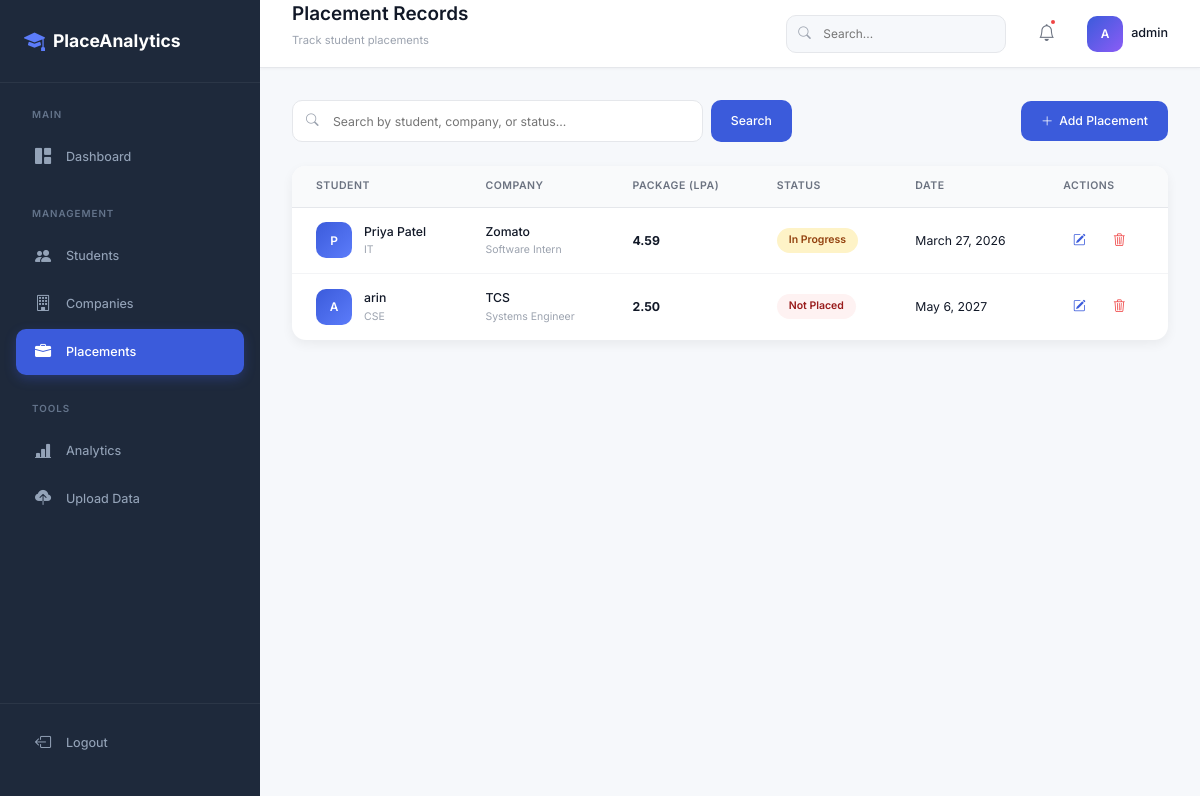
The app's page /placements/ (signed in) with its own data.
### placement_app/models.py (models this page shows, shortened)
class Placement(models.Model):
    STATUS_CHOICES = [
        ('Placed', 'Placed'),
        ('Not Placed', 'Not Placed'),
        ('In Progress', 'In Progress'),
    ]
    placement_id = models.AutoField(primary_key=True)
    student = models.ForeignKey(Student, on_delete=models.CASCADE, related_name='placements')
    company = models.ForeignKey(Company, on_delete=models.CASCADE, related_name='placements')
    package = models.DecimalField(max_digits=10, decimal_places=2, help_text="Package in LPA")
    status = models.CharField(max_length=20, choices=STATUS_CHOICES, default='In Progress', db_index=True)
    placement_date = models.DateField(blank=True, null=True, db_index=True)
    created_at = models.DateTimeField(auto_now_add=True)
    updated_at = models.DateTimeField(auto_now=True)
    class Meta:
        ordering = ['-created_at']

class Student(models.Model):
    BRANCH_CHOICES = [
        ('CSE', 'Computer Science'),
        ('IT', 'Information Technology'),
        ('ECE', 'Electronics & Communication'),
        ('EEE', 'Electrical & Electronics'),
        ('ME', 'Mechanical Engineering'),
        ('CE', 'Civil Engineering'),
        ('OTHER', 'Other'),
    ]
    student_id = models.AutoField(primary_key=True)
    name = models.CharField(max_length=200, db_index=True)
    branch = models.CharField(max_length=10, choices=BRANCH_CHOICES, default='CSE', db_index=True)
    cgpa = models.DecimalField(max_digits=4, decimal_places=2)
    passing_year = models.IntegerField(db_index=True)
    skills = models.TextField(blank=True, null=True, help_text="Comma-separated skills")
    internship_done = models.BooleanField(default=False)
    email = models.EmailField(blank=True, null=True)
    phone = models.CharField(max_length=15, blank=True, null=True)
    created_at = models.DateTimeField(auto_now_add=True)
    updated_at = models.DateTimeField(auto_now=True)
    class Meta:
        ordering = ['-created_at']

class Company(models.Model):
    OFFER_TYPE_CHOICES = [
        ('Full-Time', 'Full-Time'),
        ('Internship', 'Internship'),
        ('Both', 'Both'),
    ]
    company_id = models.AutoField(primary_key=True)
    company_name = models.CharField(max_length=300, db_index=True)
    role = models.CharField(max_length=200, db_index=True)
    ctc = models.DecimalField(max_digits=10, decimal_places=2, help_text="CTC in LPA")
    location = models.CharField(max_length=200, db_index=True)
    offer_type = models.CharField(max_length=20, choices=OFFER_TYPE_CHOICES, default='Full-Time', db_index=True)
    website = models.URLField(blank=True, null=True)
    created_at = models.DateTimeField(auto_now_add=True)
    updated_at = models.DateTimeField(auto_now=True)
    class Meta:
        ordering = ['-created_at']
        verbose_name_plural = "Companies"

### placement_app/views.py (the view)
# urls.py: path('placements/', views.placement_list, name='placement_list'),
@login_required
def placement_list(request):
    query = request.GET.get('q', '')
    placements_qs = Placement.objects.select_related('student', 'company').all()
    if query:
        placements_qs = placements_qs.filter(
            Q(student__name__icontains=query) |
            Q(company__company_name__icontains=query) |
            Q(status__icontains=query)
        )
    paginator = Paginator(placements_qs, 25)  # 25 placements per page
    page_number = request.GET.get('page', 1)
    try:
        placements = paginator.page(page_number)
    except PageNotAnInteger:
        placements = paginator.page(1)
    except EmptyPage:
        placements = paginator.page(paginator.num_pages)
    return render(request, 'placements/placement_list.html', {
        'placements': placements,
        'query': query,
    })

### placement_app/templates/placements/placement_list.html (shortened to what this page needs)
{% extends 'base.html' %}
{% block page_title %}Placement Records{% endblock %}
{% block page_subtitle %}Track student placements{% endblock %}
{% block content %}
<div class="page-actions">
    <div class="search-filter-bar">
        <form method="GET" class="search-form" id="placement-search-form">
            <div class="search-input-wrap">
                <i class="bi bi-search"></i>
                <input type="text" name="q" value="{{ query }}" placeholder="Search by student, company, or status..." id="placement-search-input">
            </div>
            <button type="submit" class="btn-primary-sm">Search</button>
        </form>
    </div>
    <div class="action-buttons">
        <a href="{% url 'add_placement' %}" class="btn-primary-sm" id="add-placement-btn">
            <i class="bi bi-plus-lg"></i> Add Placement
        </a>
    </div>
</div>
<div class="table-card">
    <div class="table-responsive">
        <table class="data-table" id="placement-table">
            <thead>
                <tr>
                    <th>Student</th>
                    <th>Company</th>
                    <th>Package (LPA)</th>
                    <th>Status</th>
                    <th>Date</th>
                    <th>Actions</th>
                </tr>
            </thead>
            <tbody>
                {% for placement in placements %}
                <tr>
                    <td>
                        <div class="table-user">
                            <div class="table-avatar">{{ placement.student.name|first|upper }}</div>
                            <div>
                                <span class="table-name">{{ placement.student.name }}</span>
                                <span class="table-sub">{{ placement.student.branch }}</span>
                            </div>
                        </div>
                    </td>
                    <td>
                        <div>
                            <span class="table-name">{{ placement.company.company_name }}</span>
                            <span class="table-sub">{{ placement.company.role }}</span>
                        </div>
                    </td>
                    <td><strong>{{ placement.package }}</strong></td>
                    <td>
                        <span class="status-badge status-{{ placement.status|lower|cut:' ' }}">
                            {{ placement.status }}
                        </span>
                    </td>
                    <td>{{ placement.placement_date|default:"—" }}</td>
                    <td>
                        <div class="action-group">
                            <a href="{% url 'edit_placement' placement.pk %}" class="action-btn edit" title="Edit">
                                <i class="bi bi-pencil-square"></i>
                            </a>
                            <form method="POST" action="{% url 'delete_placement' placement.pk %}" class="d-inline delete-form">
                                <button type="submit" class="action-btn delete" title="Delete" onclick="return confirm('Delete this placement record?')">
                                    <i class="bi bi-trash3"></i>
                                </button>
                            </form>
                        </div>
                    </td>
                </tr>
                {% endfor %}
            </tbody>
        </table>
    </div>
</div>
{% endblock %}

### placement_app/templates/base.html (shortened to what this page needs)
{% load static %}
<!DOCTYPE html>
<html lang="en">
<head>
    <link href="https://cdn.jsdelivr.net/npm/bootstrap@5.3.2/dist/css/bootstrap.min.css" rel="stylesheet">
    <link href="https://cdn.jsdelivr.net/npm/bootstrap-icons@1.11.2/font/bootstrap-icons.css" rel="stylesheet">
    <link rel="stylesheet" href="{% static 'css/styles.css' %}">
</head>
<body>
    {% if user.is_authenticated %}
    <div class="app-wrapper">
        <aside class="sidebar" id="sidebar">
            <div class="sidebar-header">
                <div class="sidebar-logo">
                    <i class="bi bi-mortarboard-fill"></i>
                    <span>PlaceAnalytics</span>
                </div>
            </div>
            <nav class="sidebar-nav">
                <div class="nav-section">
                    <span class="nav-section-title">Main</span>
                    <a href="{% url 'dashboard' %}" class="nav-link {% if request.resolver_match.url_name == 'dashboard' %}active{% endif %}" id="nav-dashboard">
                        <i class="bi bi-grid-1x2-fill"></i>
                        <span>Dashboard</span>
                    </a>
                </div>
                <div class="nav-section">
                    <span class="nav-section-title">Management</span>
                    <a href="{% url 'student_list' %}" class="nav-link {% if 'student' in request.resolver_match.url_name %}active{% endif %}" id="nav-students">
                        <i class="bi bi-people-fill"></i>
                        <span>Students</span>
                    </a>
                    <a href="{% url 'company_list' %}" class="nav-link {% if 'company' in request.resolver_match.url_name %}active{% endif %}" id="nav-companies">
                        <i class="bi bi-building"></i>
                        <span>Companies</span>
                    </a>
                    <a href="{% url 'placement_list' %}" class="nav-link {% if 'placement' in request.resolver_match.url_name %}active{% endif %}" id="nav-placements">
                        <i class="bi bi-briefcase-fill"></i>
                        <span>Placements</span>
                    </a>
                </div>
                <div class="nav-section">
                    <span class="nav-section-title">Tools</span>
                    <a href="{% url 'analytics' %}" class="nav-link {% if request.resolver_match.url_name == 'analytics' %}active{% endif %}" id="nav-analytics">
                        <i class="bi bi-bar-chart-line-fill"></i>
                        <span>Analytics</span>
                    </a>
                    <a href="{% url 'upload_dataset' %}" class="nav-link {% if request.resolver_match.url_name == 'upload_dataset' %}active{% endif %}" id="nav-upload">
                        <i class="bi bi-cloud-upload-fill"></i>
                        <span>Upload Data</span>
                    </a>
                </div>
                <div class="nav-section nav-section-bottom">
                    <a href="{% url 'logout' %}" class="nav-link" id="nav-logout">
                        <i class="bi bi-box-arrow-left"></i>
                        <span>Logout</span>
                    </a>
                </div>
            </nav>
        </aside>
        <div class="main-content">
            <header class="topbar">
                <div class="topbar-left">
                    <div class="page-title-area">
                        <h1 class="page-title">{% block page_title %}Dashboard{% endblock %}</h1>
                        <p class="page-subtitle">{% block page_subtitle %}Overview & Statistics{% endblock %}</p>
                    </div>
                </div>
                <div class="topbar-right">
                    <div class="topbar-search">
                        <i class="bi bi-search"></i>
                        <input type="text" placeholder="Search..." id="global-search">
                    </div>
                    <button class="topbar-icon-btn" id="notif-btn">
                        <i class="bi bi-bell"></i>
                        <span class="notification-dot"></span>
                    </button>
                    <div class="topbar-profile">
                        <div class="avatar">
                            {{ user.username|first|upper }}
                        </div>
                        <span class="profile-name d-none d-md-inline">{{ user.username }}</span>
                    </div>
                </div>
            </header>
            <main class="content-area">
                {% block content %}{% endblock %}
            </main>
        </div>
    </div>
    {% else %}
        {% block guest_content %}{% endblock %}
    {% endif %}
</body>
</html>

### records on screen
Placement: student.name|first "P", student.name "Priya Patel", student.branch "IT", company.company_name "Zomato", company.role "Software Intern", package "4.59", status "In Progress", placement_date "March 27, 2026"
Placement: student.name|first "A", student.name "arin", student.branch "CSE", company.company_name "TCS", company.role "Systems Engineer", package "2.50", status "Not Placed", placement_date "May 6, 2027"

### other values on screen
{{ user.username|first|upper }} "A"
{{ user.username }} "admin"
